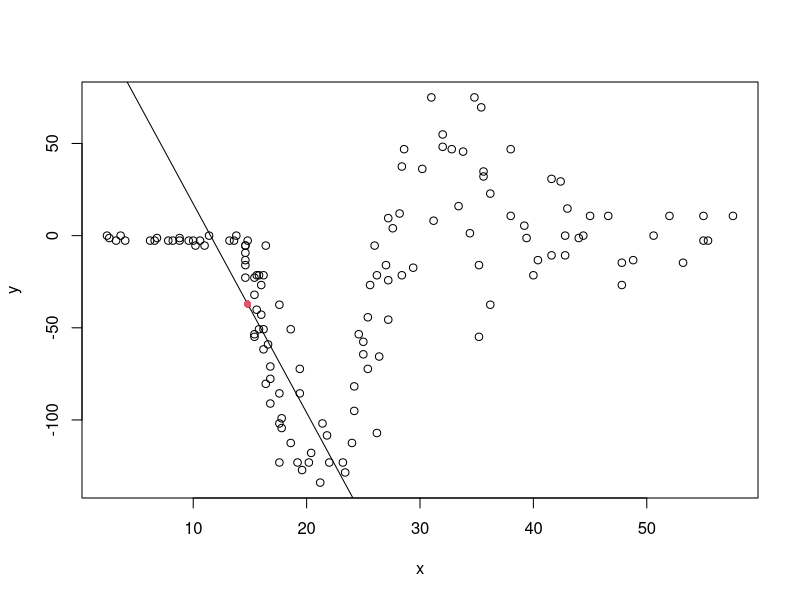
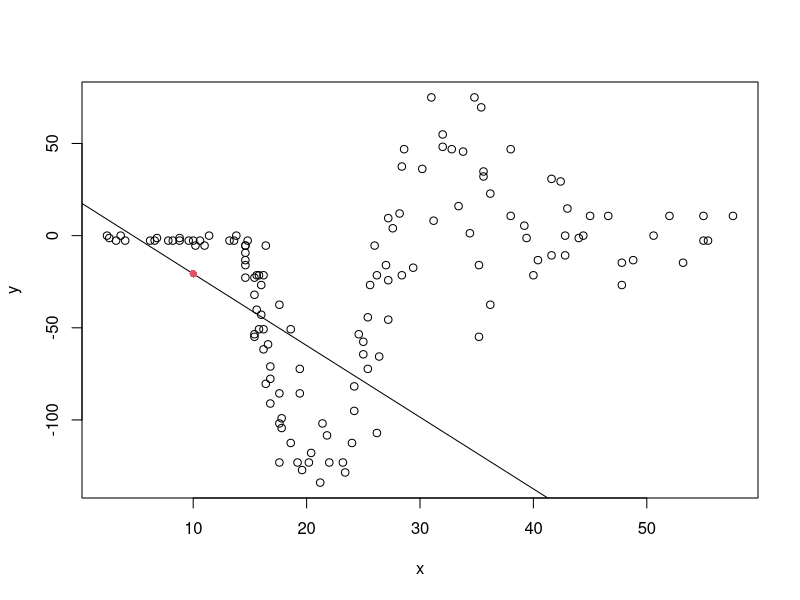

These figures' R source, in order:
#the definintion of the tricube weight function
K <- function(d,maxd) ifelse(maxd > d, (1 - (abs(d)/maxd)^3)^3, 0) # if maxd <= d return 0
library(MASS)

#define your x variable
x <- mcycle$times
#define your outcome variable variable
y <- mcycle$accel  

#loess parameter
span <- 0.4

doLoess <- function(x0idx, span){
  
  #the x value to estimate f(x) using local regression 
  x0 <- x[x0idx]
  n <- length(x)
  ninwindow <- round(span*n)
  
  #we need to find the distance to the furthest point within the window
  windowdist <- sort(abs(x-x0))[ninwindow]
  
  #calculate the weights using the Kernelfunction above. 
  #If the distance is greater than window distance the weight will be zero
  weight <- K(abs(x - x0), windowdist)
  
  length(weight); length(x); length(y)
  #fit a weighted linear regression 
  lmx0 <- lm(y ~ x, weights = weight)
  summary(lmx0)
  
  prx0 = predict(lmx0, newdata = list(x = x0))
  plot(x, y)
  abline(lmx0)
  points(x0, prx0, col = 2, pch = 16)
}

doLoess(28, 0.5)
doLoess(14, 0.75)
